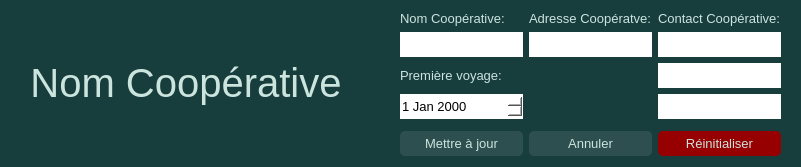
                      <widget class="QFrame" name="frame_9">
                       <property name="minimumSize">
                        <size>
                         <width>0</width>
                         <height>0</height>
                        </size>
                       </property>
                       <property name="styleSheet">
                        <string notr="true">background-color: rgb(24, 61, 61);
border-radius: 10px;</string>
                       </property>
                       <property name="frameShape">
                        <enum>QFrame::StyledPanel</enum>
                       </property>
                       <property name="frameShadow">
                        <enum>QFrame::Raised</enum>
                       </property>
                       <layout class="QHBoxLayout" name="horizontalLayout_13">
                        <property name="spacing">
                         <number>30</number>
                        </property>
                        <item alignment="Qt::AlignHCenter|Qt::AlignVCenter">
                         <widget class="QFrame" name="frame_10">
                          <property name="minimumSize">
                           <size>
                            <width>350</width>
                            <height>0</height>
                           </size>
                          </property>
                          <property name="styleSheet">
                           <string notr="true">color: rgb(203, 228, 222);</string>
                          </property>
                          <property name="frameShape">
                           <enum>QFrame::StyledPanel</enum>
                          </property>
                          <property name="frameShadow">
                           <enum>QFrame::Raised</enum>
                          </property>
                          <layout class="QGridLayout" name="gridLayout_3">
                           <item row="0" column="0" alignment="Qt::AlignVCenter">
                            <widget class="QLabel" name="nomCooperativeParam">
                             <property name="font">
                              <font>
                               <pointsize>30</pointsize>
                              </font>
                             </property>
                             <property name="text">
                              <string>Nom Coopérative</string>
                             </property>
                             <property name="alignment">
                              <set>Qt::AlignCenter</set>
                             </property>
                            </widget>
                           </item>
                          </layout>
                         </widget>
                        </item>
                        <item>
                         <widget class="QFrame" name="frame_11">
                          <property name="maximumSize">
                           <size>
                            <width>600</width>
                            <height>16777215</height>
                           </size>
                          </property>
                          <property name="frameShape">
                           <enum>QFrame::StyledPanel</enum>
                          </property>
                          <property name="frameShadow">
                           <enum>QFrame::Raised</enum>
                          </property>
                          <layout class="QGridLayout" name="gridLayout_8">
                           <property name="topMargin">
                            <number>0</number>
                           </property>
                           <property name="bottomMargin">
                            <number>0</number>
                           </property>
                           <item row="1" column="3">
                            <widget class="QLineEdit" name="contactCoop">
                             <property name="minimumSize">
                              <size>
                               <width>0</width>
                               <height>25</height>
                              </size>
                             </property>
                             <property name="font">
                              <font>
                               <pointsize>10</pointsize>
                              </font>
                             </property>
                             <property name="styleSheet">
                              <string notr="true">background-color: rgb(255, 255, 255);
border-radius: 0;</string>
                             </property>
                            </widget>
                           </item>
                           <item row="5" column="3">
                            <widget class="QPushButton" name="resetCoop">
                             <property name="font">
                              <font>
                               <pointsize>10</pointsize>
                              </font>
                             </property>
                             <property name="cursor">
                              <cursorShape>PointingHandCursor</cursorShape>
                             </property>
                             <property name="styleSheet">
                              <string notr="true">#resetCoop {
	background-color: rgb(150, 0, 0);
	color: rgb(203, 228, 222);
	padding: 5px;
	border-radius: 5px;
}

#resetCoop:Hover {
	background-color: rgb(44, 51, 51);
}</string>
                             </property>
                             <property name="text">
                              <string>Réinitialiser</string>
                             </property>
                            </widget>
                           </item>
                           <item row="0" column="0">
                            <widget class="QLabel" name="label_5">
                             <property name="maximumSize">
                              <size>
                               <width>16777215</width>
                               <height>15</height>
                              </size>
                             </property>
                             <property name="font">
                              <font>
                               <pointsize>10</pointsize>
                              </font>
                             </property>
                             <property name="styleSheet">
                              <string notr="true">color: rgb(203, 228, 222);</string>
                             </property>
                             <property name="text">
                              <string>Nom Coopérative:</string>
                             </property>
                            </widget>
                           </item>
                           <item row="1" column="1">
                            <widget class="QLineEdit" name="adresseCoop">
                             <property name="minimumSize">
                              <size>
                               <width>0</width>
                               <height>25</height>
                              </size>
                             </property>
                             <property name="font">
                              <font>
                               <pointsize>10</pointsize>
                              </font>
                             </property>
                             <property name="styleSheet">
                              <string notr="true">background-color: rgb(255, 255, 255);
border-radius: 0;</string>
                             </property>
                            </widget>
                           </item>
                           <item row="1" column="0">
                            <widget class="QLineEdit" name="coopNom">
                             <property name="minimumSize">
                              <size>
                               <width>0</width>
                               <height>25</height>
                              </size>
                             </property>
                             <property name="font">
                              <font>
                               <pointsize>10</pointsize>
                              </font>
                             </property>
                             <property name="styleSheet">
                              <string notr="true">background-color: rgb(255, 255, 255);
border-radius: 0;</string>
                             </property>
                            </widget>
                           </item>
                           <item row="2" column="3">
                            <widget class="QLineEdit" name="contact1">
                             <property name="minimumSize">
                              <size>
                               <width>0</width>
                               <height>25</height>
                              </size>
                             </property>
                             <property name="font">
                              <font>
                               <pointsize>10</pointsize>
                              </font>
                             </property>
                             <property name="styleSheet">
                              <string notr="true">background-color: rgb(255, 255, 255);
border-radius: 0;</string>
                             </property>
                            </widget>
                           </item>
                           <item row="0" column="1">
                            <widget class="QLabel" name="label_7">
                             <property name="maximumSize">
                              <size>
                               <width>16777215</width>
                               <height>15</height>
                              </size>
                             </property>
                             <property name="font">
                              <font>
                               <pointsize>10</pointsize>
                              </font>
                             </property>
                             <property name="styleSheet">
                              <string notr="true">color: rgb(203, 228, 222);</string>
                             </property>
                             <property name="text">
                              <string>Adresse Coopératve:</string>
                             </property>
                            </widget>
                           </item>
                           <item row="3" column="3">
                            <widget class="QLineEdit" name="contact2">
                             <property name="minimumSize">
                              <size>
                               <width>0</width>
                               <height>25</height>
                              </size>
                             </property>
                             <property name="font">
                              <font>
                               <pointsize>10</pointsize>
                              </font>
                             </property>
                             <property name="styleSheet">
                              <string notr="true">background-color: rgb(255, 255, 255);
border-radius: 0;</string>
                             </property>
                            </widget>
                           </item>
                           <item row="4" column="3">
                            <widget class="QLineEdit" name="lineEdit_5">
                             <property name="enabled">
                              <bool>false</bool>
                             </property>
                             <property name="maximumSize">
                              <size>
                               <width>16777215</width>
                               <height>0</height>
                              </size>
                             </property>
                            </widget>
                           </item>
                           <item row="0" column="3">
                            <widget class="QLabel" name="label_6">
                             <property name="maximumSize">
                              <size>
                               <width>16777215</width>
                               <height>15</height>
                              </size>
                             </property>
                             <property name="font">
                              <font>
                               <pointsize>10</pointsize>
                              </font>
                             </property>
                             <property name="styleSheet">
                              <string notr="true">color: rgb(203, 228, 222);</string>
                             </property>
                             <property name="text">
                              <string>Contact Coopérative:</string>
                             </property>
                            </widget>
                           </item>
                           <item row="5" column="0">
                            <widget class="QPushButton" name="validerCoop">
                             <property name="font">
                              <font>
                               <pointsize>10</pointsize>
                              </font>
                             </property>
                             <property name="cursor">
                              <cursorShape>PointingHandCursor</cursorShape>
                             </property>
                             <property name="styleSheet">
                              <string notr="true">#validerCoop {
	background-color: rgb(46, 79, 79);
	color: rgb(203, 228, 222);
	padding: 5px;
	border-radius: 5px;
}

#validerCoop:Hover {
	background-color: rgb(44, 51, 51);
}</string>
                             </property>
                             <property name="text">
                              <string>Mettre à jour</string>
                             </property>
                            </widget>
                           </item>
                           <item row="5" column="1">
                            <widget class="QPushButton" name="pushButton">
                             <property name="font">
                              <font>
                               <pointsize>10</pointsize>
                              </font>
                             </property>
                             <property name="cursor">
                              <cursorShape>PointingHandCursor</cursorShape>
                             </property>
                             <property name="styleSheet">
                              <string notr="true">#pushButton {
	background-color: rgb(46, 79, 79);
	color: rgb(203, 228, 222);
	padding: 5px;
	border-radius: 5px;
}

#pushButton:Hover {
	background-color: rgb(44, 51, 51);
}</string>
                             </property>
                             <property name="text">
                              <string>Annuler</string>
                             </property>
                            </widget>
                           </item>
                           <item row="2" column="0">
                            <widget class="QLabel" name="label_12">
                             <property name="font">
                              <font>
                               <pointsize>10</pointsize>
                              </font>
                             </property>
                             <property name="styleSheet">
                              <string notr="true">color: rgb(203, 228, 222);</string>
                             </property>
                             <property name="text">
                              <string>Première voyage:</string>
                             </property>
                            </widget>
                           </item>
                           <item row="3" column="0">
                            <widget class="QDateEdit" name="datePremierVoyage">
                             <property name="minimumSize">
                              <size>
                               <width>0</width>
                               <height>25</height>
                              </size>
                             </property>
                             <property name="font">
                              <font>
                               <pointsize>10</pointsize>
                              </font>
                             </property>
                             <property name="styleSheet">
                              <string notr="true">background-color: rgb(255, 255, 255);
border-radius: 0;</string>
                             </property>
                            </widget>
                           </item>
                          </layout>
                         </widget>
                        </item>
                       </layout>
                      </widget>
